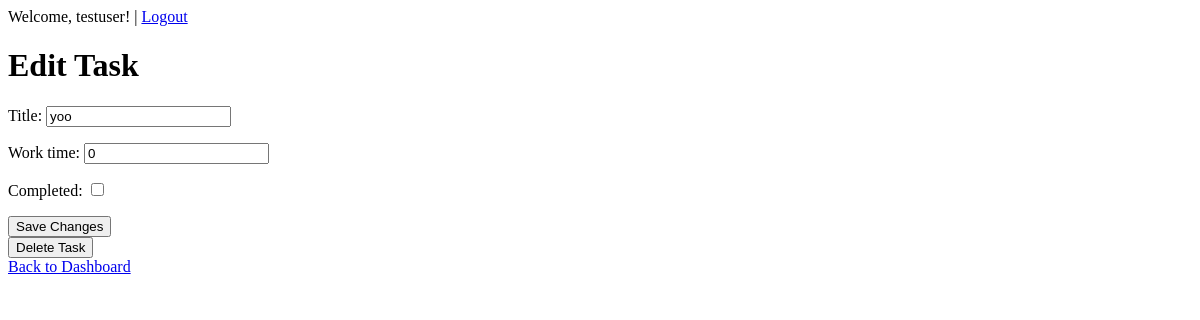
/edit_task/5/continuous/ (signed in), run on an earlier commit of the app's database.
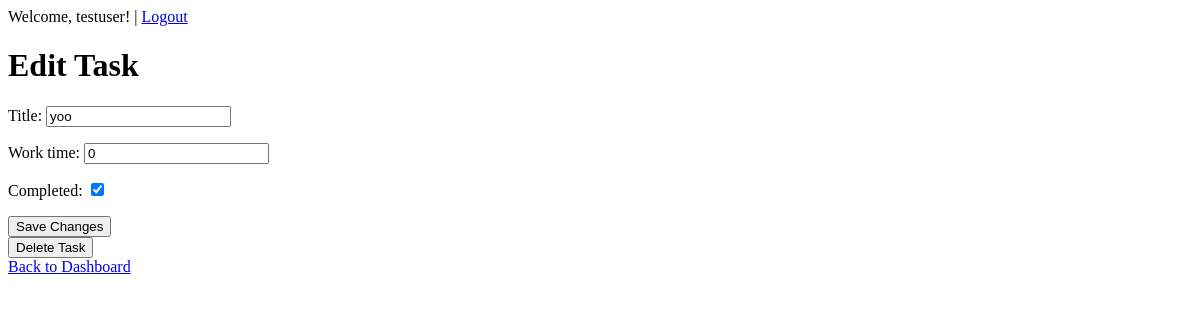
And on a later commit of the database.
### tasks/models.py (models this page shows, shortened)
class ContinuousTask(models.Model):
    title = models.CharField(max_length=200)
    user = models.ForeignKey(User, on_delete=models.CASCADE)
    work_time = models.PositiveIntegerField(default=0)  # in hours
    completed = models.BooleanField(default=False)
    created_at = models.DateTimeField(auto_now_add=True)
    on_going = models.BooleanField(default=False)

### tasks/views.py (the view)
# urls.py: path('edit_task/<int:task_id>/<str:task_type>/', edit_task, name='edit_task'),
def edit_task(request, task_id, task_type):
    if task_type == 'normal':
        task = get_object_or_404(NormalTask, id=task_id, user=request.user)
        form_class = NormalTaskForm
    else:
        task = get_object_or_404(ContinuousTask, id=task_id, user=request.user)
        form_class = ContinuousTaskForm
    if request.method == 'POST':
        form = form_class(request.POST, instance=task)
        if form.is_valid():
            form.save()
            messages.success(request, "Task updated successfully.")
            return redirect('dashboard')
    else:
        form = form_class(instance=task)
    return render(request, 'tasks/edit_task.html', {'form': form, 'task_id': task_id, 'task_type': task_type})

### tasks/forms.py
class ContinuousTaskForm(forms.ModelForm):
    class Meta:
        model = ContinuousTask
        fields = ['title', 'work_time', 'completed']

### tasks/templates/tasks/edit_task.html (shortened to what this page needs)
{% extends "tasks/base.html" %}
{% block content %}
<h1>Edit Task</h1>
<form method="post">
    {{ form.as_p }}
    <button type="submit">Save Changes</button>
</form>
<form method="post" action="{% url 'delete_task' task_id task_type %}">
    <button type="submit" onclick="return confirm('Are you sure?')">Delete Task</button>
</form>
<a href="{% url 'dashboard' %}">Back to Dashboard</a>
{% endblock %}

What changed in the data, as far as the page shows it:
changed ContinuousTask "yoo": completed "☐" → "☑"
